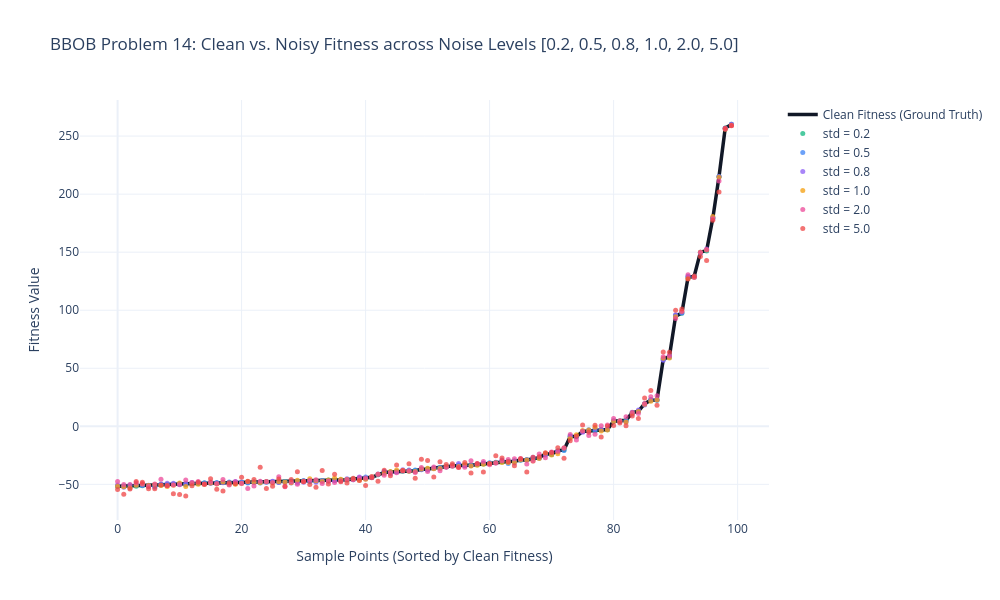
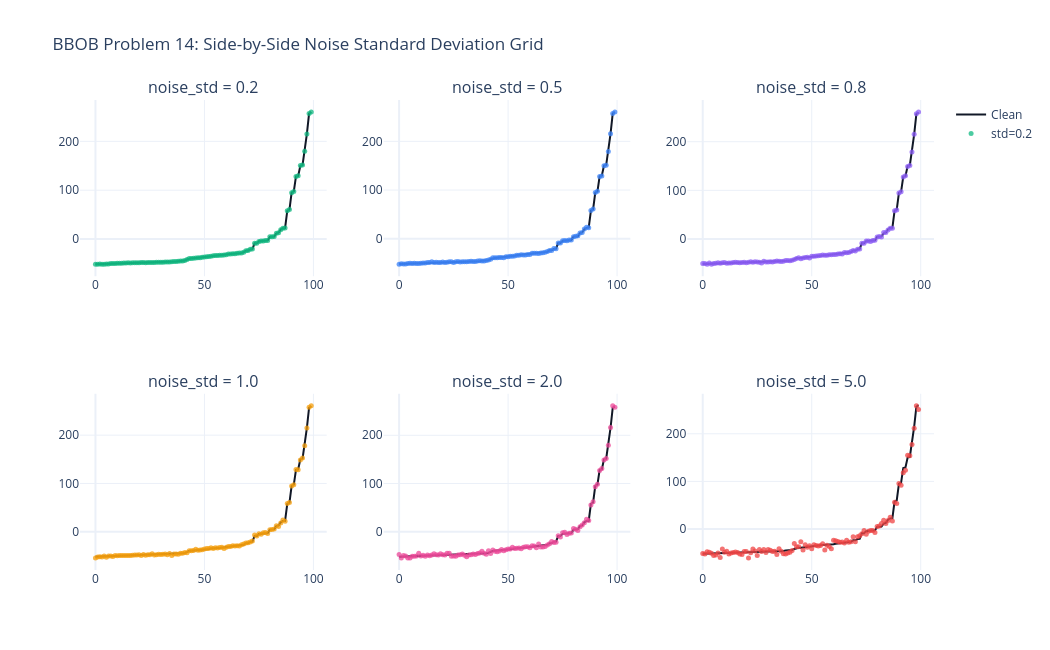

Here is the notebook cell these charts were saved with, in order:
### Code cell
np.random.seed(42)
lb, ub = problem.lower_bound, problem.upper_bound
points = np.random.uniform(lb, ub, (100, dim))

clean_y = np.array([problem(x) for x in points])
sort_idx = np.argsort(clean_y)
sorted_clean = clean_y[sort_idx]
indices = np.arange(len(points))

# Combined Plot showing all noise std levels overlaid on clean ground truth
fig_combined = go.Figure()
fig_combined.add_trace(go.Scatter(
    x=indices,
    y=sorted_clean,
    mode='lines',
    name='Clean Fitness (Ground Truth)',
    line=dict(color='#111827', width=3.5)
))

color_palette = {
    0.2: '#10B981',  # emerald green
    0.5: '#3B82F6',  # blue
    0.8: '#8B5CF6',  # purple
    1.0: '#F59E0B',  # amber
    2.0: '#EC4899',  # pink
    5.0: '#EF4444'   # red
}

for std in [0.2, 0.5, 0.8, 1.0, 2.0, 5.0]:
    noisy_y = np.array([problem.add_noise(y, std) for y in clean_y])
    sorted_noisy = noisy_y[sort_idx]
    fig_combined.add_trace(go.Scatter(
        x=indices,
        y=sorted_noisy,
        mode='markers',
        name=f'std = {std}',
        marker=dict(color=color_palette.get(std, '#6B7280'), size=5, opacity=0.75)
    ))

fig_combined.update_layout(
    title=f"BBOB Problem {problem_id}: Clean vs. Noisy Fitness across Noise Levels [0.2, 0.5, 0.8, 1.0, 2.0, 5.0]",
    xaxis_title="Sample Points (Sorted by Clean Fitness)",
    yaxis_title="Fitness Value",
    template="plotly_white",
    hovermode='x unified',
    height=600,
    width=1000
)
fig_combined.show()

# Subplot Grid for side-by-side noise inspection (2 rows x 3 cols)
noisy_stds = [0.2, 0.5, 0.8, 1.0, 2.0, 5.0]
fig_subplots = make_subplots(
    rows=2, cols=3,
    subplot_titles=[f'noise_std = {std}' for std in noisy_stds]
)

coords = [(1, 1), (1, 2), (1, 3), (2, 1), (2, 2), (2, 3)]
for idx, (std, (r, c)) in enumerate(zip(noisy_stds, coords), start=1):
    noisy_y = np.array([problem.add_noise(y, std) for y in clean_y])
    sorted_noisy = noisy_y[sort_idx]
    
    # Clean reference line
    fig_subplots.add_trace(
        go.Scatter(x=indices, y=sorted_clean, mode='lines', name='Clean', line=dict(color='#111827', width=2), showlegend=(idx==1)),
        row=r, col=c
    )
    # Noisy markers
    fig_subplots.add_trace(
        go.Scatter(x=indices, y=sorted_noisy, mode='markers', name=f'std={std}', marker=dict(color=color_palette.get(std, '#EF4444'), size=5, opacity=0.75), showlegend=(idx==1)),
        row=r, col=c
    )

fig_subplots.update_layout(
    title_text=f"BBOB Problem {problem_id}: Side-by-Side Noise Standard Deviation Grid",
    height=650,
    width=1050,
    template="plotly_white"
)
fig_subplots.show()
